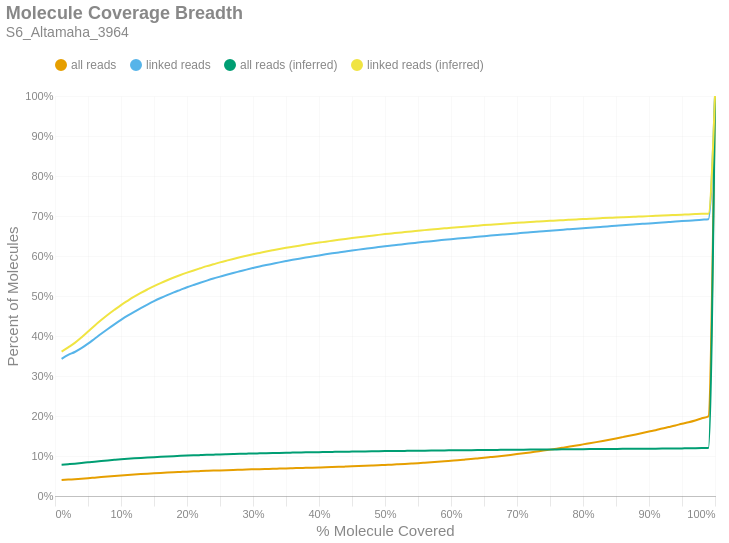

Notebook code cell kept with this figure:
### Markdown cell above
### Molecule Read Coverage
This chart shows molecule coverage breadth as computed by the number of bases aligned to that molecule. In other words, "*how much of each unique long molecule is actually sequenced/aligned?*" Keep in mind there is a distinction between sequences and alignments, since some sequences belonging to a particular molecule may not align well and wouldn't appear in the alignment data. This chart also shows molecule coverage breadth as computed by the *inferred fragment* from which the aligned sequences originate. Unlike read coverage, this calculation takes into account the total insert size, including unsequenced gaps between the forward and reverse reads. Like the previous figures, these are cumulative percents.

### Code cell
if SKIPLR:
    print_html(f"Skipped")
else:
    binned_df = consolidated_hist(valids['coverage_bp'], mask, 0.01, True)
    binned_df_inf = consolidated_hist(valids['coverage_inserts'], mask, 0.01, True)
    binned_df = binned_df.with_columns(pl.lit(binned_df_inf['all reads (cumsum)']).alias('all reads (inferred)'))
    binned_df = binned_df.with_columns(pl.lit(binned_df_inf['linked reads (cumsum)']).alias('linked reads (inferred)'))
    binned_df = binned_df.with_columns(
        (pl.col('bin').cast(pl.Float64) + 0.01).alias('right_edge')
    )

    with SafeRender(binned_df):
        (
            density_plot(binned_df, 'Molecule Coverage Breadth', samplename, 'molcov', ['all reads (inferred)','linked reads (inferred)'])
            .encode(
                #x=alt.X('bin:Q', title="% Molecule Covered").axis(format = '%').scale(padding=0),
                x=alt.X('right_edge:Q', title="% Molecule Covered").axis(format='%').scale(padding=0),
                y=alt.Y('value:Q', title='Percent of Molecules')
                    .axis(format='%')
                    .stack(False)
                    .scale(domainMin=0, padding=0),
                color=alt.Color("key:N").scale(domain = ["all reads", "linked reads", "all reads (inferred)", "linked reads (inferred)"]),
                tooltip = [
                    alt.Tooltip("key:N", title = "Data Type"),
                    alt.Tooltip("range_label:N", title="% Molecule Covered"),
                    alt.Tooltip("value:Q", format = ".2%", title="% Molecules")
                ]
            )
        ).display()

### Figure 1 — Vega-Lite specification as saved in the notebook (floating-point values rounded to 4 significant figures)
{"width": "container", "height": 400, "config": {"title": {"anchor": "start", "dy": -15, "fontSize": 18, "color": "#888888", "subtitleColor": "#888888", "subtitleFontSize": 14}, "arc": {"fill": "#0072B2"}, "axis": {"domainColor": "#888888", "domainWidth": 0.5, "gridWidth": 0.2, "grid": false, "titleFontWeight": 400, "titleFontSize": 15, "labelFontSize": 11, "labelColor": "#888888", "tickColor": "#888888", "tickWidth": 0.2, "titleColor": "#888888"}, "axisBand": {"grid": false}, "axisX": {"grid": true, "tickSize": 10, "domainCap": "round"}, "axisY": {"domain": false, "grid": true, "tickSize": 0, "domainCap": "round"}, "background": "transparent", "header": {"labelFontSize": 15, "labelColor": "#888888", "titleFontSize": 15, "titleFontWeight": 600, "titleColor": "#888888"}, "legend": {"labelFont": "sans-serif", "labelFontSize": 12, "labelColor": "#888888", "symbolSize": 100, "symbolType": "circle", "titleFontSize": 12, "titlePadding": 10, "titleColor": "#888888", "title": null, "orient": "top"}, "range": {"category": ["#E69F00", "#56B4E9", "#009E73", "#F0E442", "#0072B2", "#D55E00", "#CC79A7", "#000000"], "diverging": ["#cfe8f3", "#a2d4ec", "#73bfe2", "#46abdb", "#1696d2", "#12719e"]}, "area": {"fill": "#0072B2", "fillOpacity": 0.7, "line": true, "strokeOpacity": 0.7}, "line": {"color": "#0072B2", "stroke": "#0072B2", "strokeWidth": 2}, "trail": {"color": "#0072B2", "stroke": "#0072B2", "strokeWidth": 0, "size": 1}, "point": {"filled": true, "fillOpacity": 1.0, "size": 95}, "text": {"color": "#888888", "fontSize": 11, "align": "right", "fontWeight": 400, "size": 11}, "bar": {"fill": "#0072B2", "stroke": null}, "view": {"stroke": null, "continuousWidth": 660, "continuousHeight": 400}}, "data": {"name": "data-7196060ef4b96f7ea563747ce2c67c31"}, "mark": {"type": "line", "interpolate": "monotone", "point": {"opacity": 0, "size": 275}}, "encoding": {"color": {"field": "key", "scale": {"domain": ["all reads", "linked reads", "all reads (inferred)", "linked reads (inferred)"]}, "type": "nominal"}, "tooltip": [{"field": "key", "title": "Data Type", "type": "nominal"}, {"field": "range_label", "title": "% Molecule Covered", "type": "nominal"}, {"field": "value", "format": ".2%", "title": "% Molecules", "type": "quantitative"}], "x": {"axis": {"format": "%"}, "field": "right_edge", "scale": {"padding": 0}, "title": "% Molecule Covered", "type": "quantitative"}, "y": {"axis": {"format": "%"}, "field": "value", "scale": {"domainMin": 0, "padding": 0}, "stack": false, "title": "Percent of Molecules", "type": "quantitative"}}, "params": [{"name": "param_c36ac31b6afebe62", "select": {"type": "point", "fields": ["key"]}, "bind": "legend"}], "title": {"text": "Molecule Coverage Breadth", "subtitle": "S6_Altamaha_3964"}, "transform": [{"fold": ["all reads (cumsum)", "linked reads (cumsum)", "all reads (inferred)", "linked reads (inferred)"]}, {"calculate": "replace(datum.key, ' (cumsum)', '')", "as": "key"}, {"filter": {"param": "param_c36ac31b6afebe62"}}], "usermeta": {"embedOptions": {"downloadFileName": "S6_Altamaha_3964.molcov"}}, "$schema": "https://vega.github.io/schema/vega-lite/v6.1.0.json", "datasets": {"data-7196060ef4b96f7ea563747ce2c67c31": [{"bin": "0.0", "interval": "0.0-0.01", "all reads": 0.03989, "linked reads": 0.3428, "all reads (cumsum)": 0.03989, "linked reads (cumsum)": 0.3428, "range_label": "0.0-0.01", "all reads (inferred)": 0.07827, "linked reads (inferred)": 0.3608, "right_edge": 0.01}, {"bin": "0.01", "interval": "0.01-0.02", "all reads": 0.001194, "linked reads": 0.009818, "all reads (cumsum)": 0.04109, "linked reads (cumsum)": 0.3526, "range_label": "0.01-0.02", "all reads (inferred)": 0.07954, "linked reads (inferred)": 0.3715, "right_edge": 0.02}, {"bin": "0.02", "interval": "0.02-0.03", "all reads": 0.0009043, "linked reads": 0.007404, "all reads (cumsum)": 0.04199, "linked reads (cumsum)": 0.36, "range_label": "0.02-0.03", "all reads (inferred)": 0.08086, "linked reads (inferred)": 0.3828, "right_edge": 0.03}, {"bin": "0.03", "interval": "0.03-0.04", "all reads": 0.001145, "linked reads": 0.009472, "all reads (cumsum)": 0.04314, "linked reads (cumsum)": 0.3695, "range_label": "0.03-0.04", "all reads (inferred)": 0.08244, "linked reads (inferred)": 0.3965, "right_edge": 0.04}, {"bin": "0.04", "interval": "0.04-0.05", "all reads": 0.001334, "linked reads": 0.01135, "all reads (cumsum)": 0.04447, "linked reads (cumsum)": 0.3808, "range_label": "0.04-0.05", "all reads (inferred)": 0.08415, "linked reads (inferred)": 0.4112, "right_edge": 0.05}, {"bin": "0.05", "interval": "0.05-0.06", "all reads": 0.001452, "linked reads": 0.01239, "all reads (cumsum)": 0.04592, "linked reads (cumsum)": 0.3932, "range_label": "0.05-0.06", "all reads (inferred)": 0.08584, "linked reads (inferred)": 0.4259, "right_edge": 0.06}, {"bin": "0.06", "interval": "0.06-0.07", "all reads": 0.001449, "linked reads": 0.01243, "all reads (cumsum)": 0.04737, "linked reads (cumsum)": 0.4056, "range_label": "0.06-0.07", "all reads (inferred)": 0.08744, "linked reads (inferred)": 0.4399, "right_edge": 0.07}, {"bin": "0.07", "interval": "0.07-0.08", "all reads": 0.00139, "linked reads": 0.012, "all reads (cumsum)": 0.04876, "linked reads (cumsum)": 0.4176, "range_label": "0.07-0.08", "all reads (inferred)": 0.08896, "linked reads (inferred)": 0.4531, "right_edge": 0.08}, {"bin": "0.08", "interval": "0.08-0.09", "all reads": 0.001347, "linked reads": 0.01158, "all reads (cumsum)": 0.05011, "linked reads (cumsum)": 0.4292, "range_label": "0.08-0.09", "all reads (inferred)": 0.09038, "linked reads (inferred)": 0.4655, "right_edge": 0.09}, {"bin": "0.09", "interval": "0.09-0.1", "all reads": 0.001282, "linked reads": 0.01102, "all reads (cumsum)": 0.05139, "linked reads (cumsum)": 0.4402, "range_label": "0.09-0.1", "all reads (inferred)": 0.09174, "linked reads (inferred)": 0.4774, "right_edge": 0.1}, {"bin": "0.1", "interval": "0.1-0.11", "all reads": 0.001224, "linked reads": 0.01055, "all reads (cumsum)": 0.05262, "linked reads (cumsum)": 0.4508, "range_label": "0.1-0.11", "all reads (inferred)": 0.09296, "linked reads (inferred)": 0.488, "right_edge": 0.11}, {"bin": "0.11", "interval": "0.11-0.12", "all reads": 0.001144, "linked reads": 0.009812, "all reads (cumsum)": 0.05376, "linked reads (cumsum)": 0.4606, "range_label": "0.11-0.12", "all reads (inferred)": 0.09413, "linked reads (inferred)": 0.4982, "right_edge": 0.12}, {"bin": "0.12", "interval": "0.12-0.13", "all reads": 0.001079, "linked reads": 0.009277, "all reads (cumsum)": 0.05484, "linked reads (cumsum)": 0.4699, "range_label": "0.12-0.13", "all reads (inferred)": 0.09521, "linked reads (inferred)": 0.5077, "right_edge": 0.13}, {"bin": "0.13", "interval": "0.13-0.14", "all reads": 0.001025, "linked reads": 0.008838, "all reads (cumsum)": 0.05586, "linked reads (cumsum)": 0.4787, "range_label": "0.13-0.14", "all reads (inferred)": 0.0962, "linked reads (inferred)": 0.5163, "right_edge": 0.14}, {"bin": "0.14", "interval": "0.14-0.15", "all reads": 0.0009759, "linked reads": 0.008395, "all reads (cumsum)": 0.05684, "linked reads (cumsum)": 0.4871, "range_label": "0.14-0.15", "all reads (inferred)": 0.09713, "linked reads (inferred)": 0.5245, "right_edge": 0.15}, {"bin": "0.15", "interval": "0.15-0.16", "all reads": 0.0009073, "linked reads": 0.007816, "all reads (cumsum)": 0.05775, "linked reads (cumsum)": 0.4949, "range_label": "0.15-0.16", "all reads (inferred)": 0.09801, "linked reads (inferred)": 0.5322, "right_edge": 0.16}, {"bin": "0.16", "interval": "0.16-0.17", "all reads": 0.0008458, "linked reads": 0.007294, "all reads (cumsum)": 0.05859, "linked reads (cumsum)": 0.5022, "range_label": "0.16-0.17", "all reads (inferred)": 0.09883, "linked reads (inferred)": 0.5394, "right_edge": 0.17}, {"bin": "0.17", "interval": "0.17-0.18", "all reads": 0.0007949, "linked reads": 0.006793, "all reads (cumsum)": 0.05939, "linked reads (cumsum)": 0.509, "range_label": "0.17-0.18", "all reads (inferred)": 0.09961, "linked reads (inferred)": 0.5462, "right_edge": 0.18}, {"bin": "0.18", "interval": "0.18-0.19", "all reads": 0.0007487, "linked reads": 0.006384, "all reads (cumsum)": 0.06014, "linked reads (cumsum)": 0.5154, "range_label": "0.18-0.19", "all reads (inferred)": 0.1003, "linked reads (inferred)": 0.5525, "right_edge": 0.19}, {"bin": "0.19", "interval": "0.19-0.2", "all reads": 0.0007524, "linked reads": 0.006449, "all reads (cumsum)": 0.06089, "linked reads (cumsum)": 0.5218, "range_label": "0.19-0.2", "all reads (inferred)": 0.101, "linked reads (inferred)": 0.5583, "right_edge": 0.2}, {"bin": "0.2", "interval": "0.2-0.21", "all reads": 0.0006833, "linked reads": 0.005789, "all reads (cumsum)": 0.06157, "linked reads (cumsum)": 0.5276, "range_label": "0.2-0.21", "all reads (inferred)": 0.1016, "linked reads (inferred)": 0.5639, "right_edge": 0.21}, {"bin": "0.21", "interval": "0.21-0.22", "all reads": 0.0006453, "linked reads": 0.005498, "all reads (cumsum)": 0.06222, "linked reads (cumsum)": 0.5331, "range_label": "0.21-0.22", "all reads (inferred)": 0.1023, "linked reads (inferred)": 0.5693, "right_edge": 0.22}, {"bin": "0.22", "interval": "0.22-0.23", "all reads": 0.0006348, "linked reads": 0.005379, "all reads (cumsum)": 0.06285, "linked reads (cumsum)": 0.5385, "range_label": "0.22-0.23", "all reads (inferred)": 0.1029, "linked reads (inferred)": 0.5746, "right_edge": 0.23}, {"bin": "0.23", "interval": "0.23-0.24", "all reads": 0.0006183, "linked reads": 0.005164, "all reads (cumsum)": 0.06347, "linked reads (cumsum)": 0.5437, "range_label": "0.23-0.24", "all reads (inferred)": 0.1034, "linked reads (inferred)": 0.5793, "right_edge": 0.24}, {"bin": "0.24", "interval": "0.24-0.25", "all reads": 0.0005666, "linked reads": 0.004739, "all reads (cumsum)": 0.06404, "linked reads (cumsum)": 0.5484, "range_label": "0.24-0.25", "all reads (inferred)": 0.1039, "linked reads (inferred)": 0.584, "right_edge": 0.25}, {"bin": "0.25", "interval": "0.25-0.26", "all reads": 0.0005554, "linked reads": 0.004674, "all reads (cumsum)": 0.06459, "linked reads (cumsum)": 0.5531, "range_label": "0.25-0.26", "all reads (inferred)": 0.1044, "linked reads (inferred)": 0.5884, "right_edge": 0.26}, {"bin": "0.26", "interval": "0.26-0.27", "all reads": 0.0005372, "linked reads": 0.004415, "all reads (cumsum)": 0.06513, "linked reads (cumsum)": 0.5575, "range_label": "0.26-0.27", "all reads (inferred)": 0.1049, "linked reads (inferred)": 0.5926, "right_edge": 0.27}, {"bin": "0.27", "interval": "0.27-0.28", "all reads": 0.0005227, "linked reads": 0.004242, "all reads (cumsum)": 0.06565, "linked reads (cumsum)": 0.5617, "range_label": "0.27-0.28", "all reads (inferred)": 0.1054, "linked reads (inferred)": 0.5967, "right_edge": 0.28}, {"bin": "0.28", "interval": "0.28-0.29", "all reads": 0.0005244, "linked reads": 0.004249, "all reads (cumsum)": 0.06618, "linked reads (cumsum)": 0.566, "range_label": "0.28-0.29", "all reads (inferred)": 0.1058, "linked reads (inferred)": 0.6004, "right_edge": 0.29}, {"bin": "0.29", "interval": "0.29-0.3", "all reads": 0.0004942, "linked reads": 0.003981, "all reads (cumsum)": 0.06667, "linked reads (cumsum)": 0.57, "range_label": "0.29-0.3", "all reads (inferred)": 0.1063, "linked reads (inferred)": 0.6042, "right_edge": 0.3}, {"bin": "0.3", "interval": "0.3-0.31", "all reads": 0.000489, "linked reads": 0.003855, "all reads (cumsum)": 0.06716, "linked reads (cumsum)": 0.5738, "range_label": "0.3-0.31", "all reads (inferred)": 0.1067, "linked reads (inferred)": 0.6077, "right_edge": 0.31}, {"bin": "0.31", "interval": "0.31-0.32", "all reads": 0.0004543, "linked reads": 0.003517, "all reads (cumsum)": 0.06761, "linked reads (cumsum)": 0.5773, "range_label": "0.31-0.32", "all reads (inferred)": 0.1071, "linked reads (inferred)": 0.6112, "right_edge": 0.32}, {"bin": "0.32", "interval": "0.32-0.33", "all reads": 0.0004475, "linked reads": 0.003347, "all reads (cumsum)": 0.06806, "linked reads (cumsum)": 0.5807, "range_label": "0.32-0.33", "all reads (inferred)": 0.1074, "linked reads (inferred)": 0.6144, "right_edge": 0.33}, {"bin": "0.33", "interval": "0.33-0.34", "all reads": 0.0004677, "linked reads": 0.003347, "all reads (cumsum)": 0.06853, "linked reads (cumsum)": 0.584, "range_label": "0.33-0.34", "all reads (inferred)": 0.1078, "linked reads (inferred)": 0.6175, "right_edge": 0.34}, {"bin": "0.34", "interval": "0.34-0.35", "all reads": 0.0004667, "linked reads": 0.003215, "all reads (cumsum)": 0.069, "linked reads (cumsum)": 0.5872, "range_label": "0.34-0.35", "all reads (inferred)": 0.1081, "linked reads (inferred)": 0.6205, "right_edge": 0.35}, {"bin": "0.35", "interval": "0.35-0.36", "all reads": 0.0004675, "linked reads": 0.003137, "all reads (cumsum)": 0.06946, "linked reads (cumsum)": 0.5904, "range_label": "0.35-0.36", "all reads (inferred)": 0.1085, "linked reads (inferred)": 0.6232, "right_edge": 0.36}, {"bin": "0.36", "interval": "0.36-0.37", "all reads": 0.0004625, "linked reads": 0.00296, "all reads (cumsum)": 0.06993, "linked reads (cumsum)": 0.5933, "range_label": "0.36-0.37", "all reads (inferred)": 0.1088, "linked reads (inferred)": 0.6259, "right_edge": 0.37}, {"bin": "0.37", "interval": "0.37-0.38", "all reads": 0.0004667, "linked reads": 0.002815, "all reads (cumsum)": 0.07039, "linked reads (cumsum)": 0.5962, "range_label": "0.37-0.38", "all reads (inferred)": 0.1091, "linked reads (inferred)": 0.6285, "right_edge": 0.38}, {"bin": "0.38", "interval": "0.38-0.39", "all reads": 0.0004662, "linked reads": 0.002643, "all reads (cumsum)": 0.07086, "linked reads (cumsum)": 0.5988, "range_label": "0.38-0.39", "all reads (inferred)": 0.1094, "linked reads (inferred)": 0.6311, "right_edge": 0.39}, {"bin": "0.39", "interval": "0.39-0.4", "all reads": 0.0004945, "linked reads": 0.002712, "all reads (cumsum)": 0.07135, "linked reads (cumsum)": 0.6015, "range_label": "0.39-0.4", "all reads (inferred)": 0.1097, "linked reads (inferred)": 0.6335, "right_edge": 0.4}, {"bin": "0.4", "interval": "0.4-0.41", "all reads": 0.0005077, "linked reads": 0.002613, "all reads (cumsum)": 0.07186, "linked reads (cumsum)": 0.6041, "range_label": "0.4-0.41", "all reads (inferred)": 0.1099, "linked reads (inferred)": 0.6358, "right_edge": 0.41}, {"bin": "0.41", "interval": "0.41-0.42", "all reads": 0.0005357, "linked reads": 0.002481, "all reads (cumsum)": 0.0724, "linked reads (cumsum)": 0.6066, "range_label": "0.41-0.42", "all reads (inferred)": 0.1102, "linked reads (inferred)": 0.6381, "right_edge": 0.42}, {"bin": "0.42", "interval": "0.42-0.43", "all reads": 0.0005467, "linked reads": 0.002381, "all reads (cumsum)": 0.07294, "linked reads (cumsum)": 0.609, "range_label": "0.42-0.43", "all reads (inferred)": 0.1105, "linked reads (inferred)": 0.6404, "right_edge": 0.43}, {"bin": "0.43", "interval": "0.43-0.44", "all reads": 0.0005736, "linked reads": 0.002372, "all reads (cumsum)": 0.07352, "linked reads (cumsum)": 0.6114, "range_label": "0.43-0.44", "all reads (inferred)": 0.1107, "linked reads (inferred)": 0.6427, "right_edge": 0.44}, {"bin": "0.44", "interval": "0.44-0.45", "all reads": 0.0005901, "linked reads": 0.002345, "all reads (cumsum)": 0.07411, "linked reads (cumsum)": 0.6137, "range_label": "0.44-0.45", "all reads (inferred)": 0.111, "linked reads (inferred)": 0.6448, "right_edge": 0.45}, {"bin": "0.45", "interval": "0.45-0.46", "all reads": 0.0006308, "linked reads": 0.002238, "all reads (cumsum)": 0.07474, "linked reads (cumsum)": 0.6159, "range_label": "0.45-0.46", "all reads (inferred)": 0.1112, "linked reads (inferred)": 0.6468, "right_edge": 0.46}, {"bin": "0.46", "interval": "0.46-0.47", "all reads": 0.0006525, "linked reads": 0.002141, "all reads (cumsum)": 0.07539, "linked reads (cumsum)": 0.6181, "range_label": "0.46-0.47", "all reads (inferred)": 0.1115, "linked reads (inferred)": 0.6489, "right_edge": 0.47}, {"bin": "0.47", "interval": "0.47-0.48", "all reads": 0.000683, "linked reads": 0.002128, "all reads (cumsum)": 0.07607, "linked reads (cumsum)": 0.6202, "range_label": "0.47-0.48", "all reads (inferred)": 0.1117, "linked reads (inferred)": 0.6508, "right_edge": 0.48}, {"bin": "0.48", "interval": "0.48-0.49", "all reads": 0.0007182, "linked reads": 0.00205, "all reads (cumsum)": 0.07679, "linked reads (cumsum)": 0.6223, "range_label": "0.48-0.49", "all reads (inferred)": 0.112, "linked reads (inferred)": 0.6528, "right_edge": 0.49}, {"bin": "0.49", "interval": "0.49-0.5", "all reads": 0.0008206, "linked reads": 0.002092, "all reads (cumsum)": 0.07761, "linked reads (cumsum)": 0.6244, "range_label": "0.49-0.5", "all reads (inferred)": 0.1122, "linked reads (inferred)": 0.6547, "right_edge": 0.5}, {"bin": "0.5", "interval": "0.5-0.51", "all reads": 0.0007579, "linked reads": 0.001846, "all reads (cumsum)": 0.07837, "linked reads (cumsum)": 0.6262, "range_label": "0.5-0.51", "all reads (inferred)": 0.1124, "linked reads (inferred)": 0.6564, "right_edge": 0.51}, {"bin": "0.51", "interval": "0.51-0.52", "all reads": 0.0008711, "linked reads": 0.001817, "all reads (cumsum)": 0.07924, "linked reads (cumsum)": 0.628, "range_label": "0.51-0.52", "all reads (inferred)": 0.1126, "linked reads (inferred)": 0.6581, "right_edge": 0.52}, {"bin": "0.52", "interval": "0.52-0.53", "all reads": 0.000913, "linked reads": 0.00196, "all reads (cumsum)": 0.08015, "linked reads (cumsum)": 0.63, "range_label": "0.52-0.53", "all reads (inferred)": 0.1128, "linked reads (inferred)": 0.6598, "right_edge": 0.53}, {"bin": "0.53", "interval": "0.53-0.54", "all reads": 0.0009562, "linked reads": 0.001765, "all reads (cumsum)": 0.08111, "linked reads (cumsum)": 0.6317, "range_label": "0.53-0.54", "all reads (inferred)": 0.113, "linked reads (inferred)": 0.6615, "right_edge": 0.54}, {"bin": "0.54", "interval": "0.54-0.55", "all reads": 0.0009892, "linked reads": 0.001844, "all reads (cumsum)": 0.0821, "linked reads (cumsum)": 0.6336, "range_label": "0.54-0.55", "all reads (inferred)": 0.1132, "linked reads (inferred)": 0.6631, "right_edge": 0.55}, {"bin": "0.55", "interval": "0.55-0.56", "all reads": 0.001103, "linked reads": 0.001786, "all reads (cumsum)": 0.0832, "linked reads (cumsum)": 0.6354, "range_label": "0.55-0.56", "all reads (inferred)": 0.1134, "linked reads (inferred)": 0.6647, "right_edge": 0.56}, {"bin": "0.56", "interval": "0.56-0.57", "all reads": 0.001128, "linked reads": 0.00173, "all reads (cumsum)": 0.08433, "linked reads (cumsum)": 0.6371, "range_label": "0.56-0.57", "all reads (inferred)": 0.1136, "linked reads (inferred)": 0.6662, "right_edge": 0.57}, {"bin": "0.57", "interval": "0.57-0.58", "all reads": 0.001172, "linked reads": 0.001741, "all reads (cumsum)": 0.0855, "linked reads (cumsum)": 0.6388, "range_label": "0.57-0.58", "all reads (inferred)": 0.1138, "linked reads (inferred)": 0.6677, "right_edge": 0.58}, {"bin": "0.58", "interval": "0.58-0.59", "all reads": 0.001235, "linked reads": 0.001573, "all reads (cumsum)": 0.08674, "linked reads (cumsum)": 0.6404, "range_label": "0.58-0.59", "all reads (inferred)": 0.114, "linked reads (inferred)": 0.6691, "right_edge": 0.59}, {"bin": "0.59", "interval": "0.59-0.6", "all reads": 0.001344, "linked reads": 0.001651, "all reads (cumsum)": 0.08808, "linked reads (cumsum)": 0.6421, "range_label": "0.59-0.6", "all reads (inferred)": 0.1141, "linked reads (inferred)": 0.6706, "right_edge": 0.6}, {"bin": "0.6", "interval": "0.6-0.61", "all reads": 0.001305, "linked reads": 0.001533, "all reads (cumsum)": 0.08939, "linked reads (cumsum)": 0.6436, "range_label": "0.6-0.61", "all reads (inferred)": 0.1143, "linked reads (inferred)": 0.6719, "right_edge": 0.61}, {"bin": "0.61", "interval": "0.61-0.62", "all reads": 0.001427, "linked reads": 0.001477, "all reads (cumsum)": 0.09081, "linked reads (cumsum)": 0.6451, "range_label": "0.61-0.62", "all reads (inferred)": 0.1145, "linked reads (inferred)": 0.6733, "right_edge": 0.62}, {"bin": "0.62", "interval": "0.62-0.63", "all reads": 0.001467, "linked reads": 0.001443, "all reads (cumsum)": 0.09228, "linked reads (cumsum)": 0.6465, "range_label": "0.62-0.63", "all reads (inferred)": 0.1146, "linked reads (inferred)": 0.6746, "right_edge": 0.63}, {"bin": "0.63", "interval": "0.63-0.64", "all reads": 0.001579, "linked reads": 0.001513, "all reads (cumsum)": 0.09386, "linked reads (cumsum)": 0.648, "range_label": "0.63-0.64", "all reads (inferred)": 0.1148, "linked reads (inferred)": 0.6759, "right_edge": 0.64}, {"bin": "0.64", "interval": "0.64-0.65", "all reads": 0.001608, "linked reads": 0.001499, "all reads (cumsum)": 0.09547, "linked reads (cumsum)": 0.6495, "range_label": "0.64-0.65", "all reads (inferred)": 0.115, "linked reads (inferred)": 0.6772, "right_edge": 0.65}, {"bin": "0.65", "interval": "0.65-0.66", "all reads": 0.00174, "linked reads": 0.001526, "all reads (cumsum)": 0.09721, "linked reads (cumsum)": 0.6511, "range_label": "0.65-0.66", "all reads (inferred)": 0.1151, "linked reads (inferred)": 0.6784, "right_edge": 0.66}, {"bin": "0.66", "interval": "0.66-0.67", "all reads": 0.00176, "linked reads": 0.001437, "all reads (cumsum)": 0.09897, "linked reads (cumsum)": 0.6525, "range_label": "0.66-0.67", "all reads (inferred)": 0.1153, "linked reads (inferred)": 0.6795, "right_edge": 0.67}, {"bin": "0.67", "interval": "0.67-0.68", "all reads": 0.00185, "linked reads": 0.001374, "all reads (cumsum)": 0.1008, "linked reads (cumsum)": 0.6539, "range_label": "0.67-0.68", "all reads (inferred)": 0.1154, "linked reads (inferred)": 0.6808, "right_edge": 0.68}, {"bin": "0.68", "interval": "0.68-0.69", "all reads": 0.001931, "linked reads": 0.001356, "all reads (cumsum)": 0.1027, "linked reads (cumsum)": 0.6552, "range_label": "0.68-0.69", "all reads (inferred)": 0.1156, "linked reads (inferred)": 0.6819, "right_edge": 0.69}, {"bin": "0.69", "interval": "0.69-0.7", "all reads": 0.00199, "linked reads": 0.001318, "all reads (cumsum)": 0.1047, "linked reads (cumsum)": 0.6565, "range_label": "0.69-0.7", "all reads (inferred)": 0.1157, "linked reads (inferred)": 0.683, "right_edge": 0.7}, {"bin": "0.7", "interval": "0.7-0.71", "all reads": 0.002049, "linked reads": 0.001372, "all reads (cumsum)": 0.1068, "linked reads (cumsum)": 0.6579, "range_label": "0.7-0.71", "all reads (inferred)": 0.1159, "linked reads (inferred)": 0.684, "right_edge": 0.71}, {"bin": "0.71", "interval": "0.71-0.72", "all reads": 0.002132, "linked reads": 0.001309, "all reads (cumsum)": 0.1089, "linked reads (cumsum)": 0.6592, "range_label": "0.71-0.72", "all reads (inferred)": 0.116, "linked reads (inferred)": 0.685, "right_edge": 0.72}, {"bin": "0.72", "interval": "0.72-0.73", "all reads": 0.002283, "linked reads": 0.001316, "all reads (cumsum)": 0.1112, "linked reads (cumsum)": 0.6605, "range_label": "0.72-0.73", "all reads (inferred)": 0.1161, "linked reads (inferred)": 0.686, "right_edge": 0.73}, {"bin": "0.73", "interval": "0.73-0.74", "all reads": 0.002288, "linked reads": 0.001304, "all reads (cumsum)": 0.1135, "linked reads (cumsum)": 0.6618, "range_label": "0.73-0.74", "all reads (inferred)": 0.1163, "linked reads (inferred)": 0.687, "right_edge": 0.74}, {"bin": "0.74", "interval": "0.74-0.75", "all reads": 0.002475, "linked reads": 0.001385, "all reads (cumsum)": 0.116, "linked reads (cumsum)": 0.6632, "range_label": "0.74-0.75", "all reads (inferred)": 0.1164, "linked reads (inferred)": 0.6879, "right_edge": 0.75}, {"bin": "0.75", "interval": "0.75-0.76", "all reads": 0.002387, "linked reads": 0.001219, "all reads (cumsum)": 0.1184, "linked reads (cumsum)": 0.6644, "range_label": "0.75-0.76", "all reads (inferred)": 0.1165, "linked reads (inferred)": 0.6887, "right_edge": 0.76}, {"bin": "0.76", "interval": "0.76-0.77", "all reads": 0.002547, "linked reads": 0.001441, "all reads (cumsum)": 0.1209, "linked reads (cumsum)": 0.6659, "range_label": "0.76-0.77", "all reads (inferred)": 0.1167, "linked reads (inferred)": 0.6897, "right_edge": 0.77}, {"bin": "0.77", "interval": "0.77-0.78", "all reads": 0.002598, "linked reads": 0.001233, "all reads (cumsum)": 0.1235, "linked reads (cumsum)": 0.6671, "range_label": "0.77-0.78", "all reads (inferred)": 0.1168, "linked reads (inferred)": 0.6905, "right_edge": 0.78}, {"bin": "0.78", "interval": "0.78-0.79", "all reads": 0.002646, "linked reads": 0.001262, "all reads (cumsum)": 0.1261, "linked reads (cumsum)": 0.6684, "range_label": "0.78-0.79", "all reads (inferred)": 0.1169, "linked reads (inferred)": 0.6914, "right_edge": 0.79}, {"bin": "0.79", "interval": "0.79-0.8", "all reads": 0.002927, "linked reads": 0.001204, "all reads (cumsum)": 0.1291, "linked reads (cumsum)": 0.6696, "range_label": "0.79-0.8", "all reads (inferred)": 0.1171, "linked reads (inferred)": 0.6922, "right_edge": 0.8}, {"bin": "0.8", "interval": "0.8-0.81", "all reads": 0.002753, "linked reads": 0.001161, "all reads (cumsum)": 0.1318, "linked reads (cumsum)": 0.6707, "range_label": "0.8-0.81", "all reads (inferred)": 0.1172, "linked reads (inferred)": 0.6931, "right_edge": 0.81}, {"bin": "0.81", "interval": "0.81-0.82", "all reads": 0.00289, "linked reads": 0.001262, "all reads (cumsum)": 0.1347, "linked reads (cumsum)": 0.672, "range_label": "0.81-0.82", "all reads (inferred)": 0.1173, "linked reads (inferred)": 0.694, "right_edge": 0.82}, {"bin": "0.82", "interval": "0.82-0.83", "all reads": 0.002996, "linked reads": 0.001188, "all reads (cumsum)": 0.1377, "linked reads (cumsum)": 0.6732, "range_label": "0.82-0.83", "all reads (inferred)": 0.1174, "linked reads (inferred)": 0.6947, "right_edge": 0.83}, {"bin": "0.83", "interval": "0.83-0.84", "all reads": 0.003075, "linked reads": 0.001193, "all reads (cumsum)": 0.1408, "linked reads (cumsum)": 0.6744, "range_label": "0.83-0.84", "all reads (inferred)": 0.1176, "linked reads (inferred)": 0.6955, "right_edge": 0.84}, {"bin": "0.84", "interval": "0.84-0.85", "all reads": 0.003171, "linked reads": 0.001193, "all reads (cumsum)": 0.144, "linked reads (cumsum)": 0.6756, "range_label": "0.84-0.85", "all reads (inferred)": 0.1177, "linked reads (inferred)": 0.6963, "right_edge": 0.85}, {"bin": "0.85", "interval": "0.85-0.86", "all reads": 0.003247, "linked reads": 0.001141, "all reads (cumsum)": 0.1472, "linked reads (cumsum)": 0.6767, "range_label": "0.85-0.86", "all reads (inferred)": 0.1178, "linked reads (inferred)": 0.697, "right_edge": 0.86}, {"bin": "0.86", "interval": "0.86-0.87", "all reads": 0.003281, "linked reads": 0.001269, "all reads (cumsum)": 0.1505, "linked reads (cumsum)": 0.678, "range_label": "0.86-0.87", "all reads (inferred)": 0.1179, "linked reads (inferred)": 0.6977, "right_edge": 0.87}, {"bin": "0.87", "interval": "0.87-0.88", "all reads": 0.003422, "linked reads": 0.001148, "all reads (cumsum)": 0.1539, "linked reads (cumsum)": 0.6791, "range_label": "0.87-0.88", "all reads (inferred)": 0.1181, "linked reads (inferred)": 0.6984, "right_edge": 0.88}, {"bin": "0.88", "interval": "0.88-0.89", "all reads": 0.003509, "linked reads": 0.001181, "all reads (cumsum)": 0.1574, "linked reads (cumsum)": 0.6803, "range_label": "0.88-0.89", "all reads (inferred)": 0.1182, "linked reads (inferred)": 0.699, "right_edge": 0.89}, {"bin": "0.89", "interval": "0.89-0.9", "all reads": 0.003672, "linked reads": 0.001172, "all reads (cumsum)": 0.1611, "linked reads (cumsum)": 0.6815, "range_label": "0.89-0.9", "all reads (inferred)": 0.1183, "linked reads (inferred)": 0.6997, "right_edge": 0.9}, {"bin": "0.9", "interval": "0.9-0.91", "all reads": 0.003499, "linked reads": 0.001063, "all reads (cumsum)": 0.1646, "linked reads (cumsum)": 0.6826, "range_label": "0.9-0.91", "all reads (inferred)": 0.1184, "linked reads (inferred)": 0.7004, "right_edge": 0.91}, {"bin": "0.91", "interval": "0.91-0.92", "all reads": 0.004078, "linked reads": 0.001143, "all reads (cumsum)": 0.1687, "linked reads (cumsum)": 0.6837, "range_label": "0.91-0.92", "all reads (inferred)": 0.1186, "linked reads (inferred)": 0.7012, "right_edge": 0.92}, {"bin": "0.92", "interval": "0.92-0.93", "all reads": 0.003681, "linked reads": 0.001242, "all reads (cumsum)": 0.1723, "linked reads (cumsum)": 0.6849, "range_label": "0.92-0.93", "all reads (inferred)": 0.1187, "linked reads (inferred)": 0.7019, "right_edge": 0.93}, {"bin": "0.93", "interval": "0.93-0.94", "all reads": 0.003902, "linked reads": 0.001206, "all reads (cumsum)": 0.1762, "linked reads (cumsum)": 0.6861, "range_label": "0.93-0.94", "all reads (inferred)": 0.1189, "linked reads (inferred)": 0.7026, "right_edge": 0.94}, {"bin": "0.94", "interval": "0.94-0.95", "all reads": 0.004437, "linked reads": 0.001061, "all reads (cumsum)": 0.1807, "linked reads (cumsum)": 0.6872, "range_label": "0.94-0.95", "all reads (inferred)": 0.119, "linked reads (inferred)": 0.7033, "right_edge": 0.95}, {"bin": "0.95", "interval": "0.95-0.96", "all reads": 0.003804, "linked reads": 0.001121, "all reads (cumsum)": 0.1845, "linked reads (cumsum)": 0.6883, "range_label": "0.95-0.96", "all reads (inferred)": 0.1192, "linked reads (inferred)": 0.704, "right_edge": 0.96}, {"bin": "0.96", "interval": "0.96-0.97", "all reads": 0.004447, "linked reads": 0.001242, "all reads (cumsum)": 0.1889, "linked reads (cumsum)": 0.6896, "range_label": "0.96-0.97", "all reads (inferred)": 0.1194, "linked reads (inferred)": 0.7047, "right_edge": 0.97}, {"bin": "0.97", "interval": "0.97-0.98", "all reads": 0.005257, "linked reads": 0.001193, "all reads (cumsum)": 0.1942, "linked reads (cumsum)": 0.6908, "range_label": "0.97-0.98", "all reads (inferred)": 0.1197, "linked reads (inferred)": 0.7053, "right_edge": 0.98}, {"bin": "0.98", "interval": "0.98-0.99", "all reads": 0.004858, "linked reads": 0.001206, "all reads (cumsum)": 0.199, "linked reads (cumsum)": 0.692, "range_label": "0.98-0.99", "all reads (inferred)": 0.1201, "linked reads (inferred)": 0.7058, "right_edge": 0.99}, {"bin": "0.99", "interval": "0.99-1.0", "all reads": 0.801, "linked reads": 0.308, "all reads (cumsum)": 1.0, "linked reads (cumsum)": 1.0, "range_label": "0.99-1.0", "all reads (inferred)": 1.0, "linked reads (inferred)": 1.0, "right_edge": 1.0}]}}
